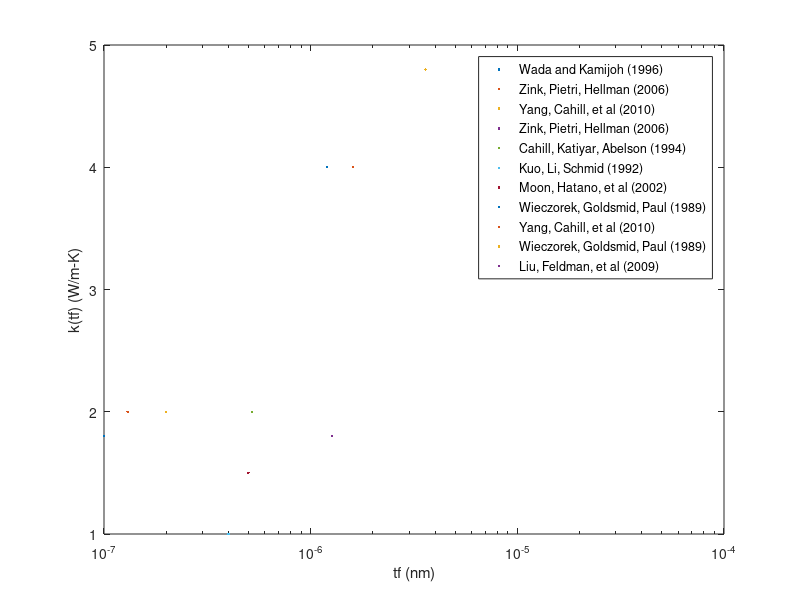

MATLAB code for this plot:
function galli = m_si_amor_galli_k_tf
galli.k =...
    [1.8
    2
    2
    1.8
    2
    1
    1.5
    4
    4
    4.8
    4
    ];
    
galli.tf = ...
    [0.1
    0.13
    0.2
    1.27
    0.52
    0.4
    0.5
    1.2
    1.6
    3.6
    80
    ];

galli.tf = galli.tf*1000*1E-9;

galli.moon.k=[...
    1.4
    1.5
    2.25...
    ];
galli.moon.tf=[...
    50*1E-9
    97*1E-9
    200*1E-9...
    ];

semilogx(...
    galli.tf(1), galli.k(1),'.',...
    galli.tf(2), galli.k(2),'.',...
    galli.tf(3), galli.k(3),'.',...
    galli.tf(4), galli.k(4),'.',...
    galli.tf(5), galli.k(5),'.',...
    galli.tf(6), galli.k(6),'.',...
    galli.tf(7), galli.k(7),'.',...
    galli.tf(8), galli.k(8),'.',...
    galli.tf(9), galli.k(9),'.',...
    galli.tf(10), galli.k(10),'.',...
    galli.tf(11), galli.k(11),'.'...
    )
xlabel('tf (nm)')
ylabel('k(tf) (W/m-K)')

legend(...
    'Wada and Kamijoh (1996)',...
    'Zink, Pietri, Hellman (2006)',...
    'Yang, Cahill, et al (2010)',...
    'Zink, Pietri, Hellman (2006)',...
    'Cahill, Katiyar, Abelson (1994)',...
    'Kuo, Li, Schmid (1992)',...
    'Moon, Hatano, et al (2002)',...
    'Wieczorek, Goldsmid, Paul (1989)',...
    'Yang, Cahill, et al (2010)',...
    'Wieczorek, Goldsmid, Paul (1989)',...
    'Liu, Feldman, et al (2009)')



% si.malen.k = ...
%     [
%     1.7
%     1.0
%     0.9
%     ];
%     
% si.malen.tf = ...
%     [
%     10^(-0.2)
%     10^(-1)
%     10^(-1.5)
%     ];
% 
% semilogx(...
%     si.malen.tf,si.malen.k,'.',...
%     si.galli.tf, si.galli.k,'.','MarkerSize',15)
% xlabel('tf (\mu m)')
% ylabel('k(tf) W/m-K')
% 
% axis(...
%     [...
%     min([si.galli.tf;si.malen.tf]) ...
%     max([si.galli.tf;si.malen.tf]) ...
%     0 ...
%     max([si.galli.k;si.malen.k])...
%     ]...
%     );
% 
% legend('malen','galli')

end